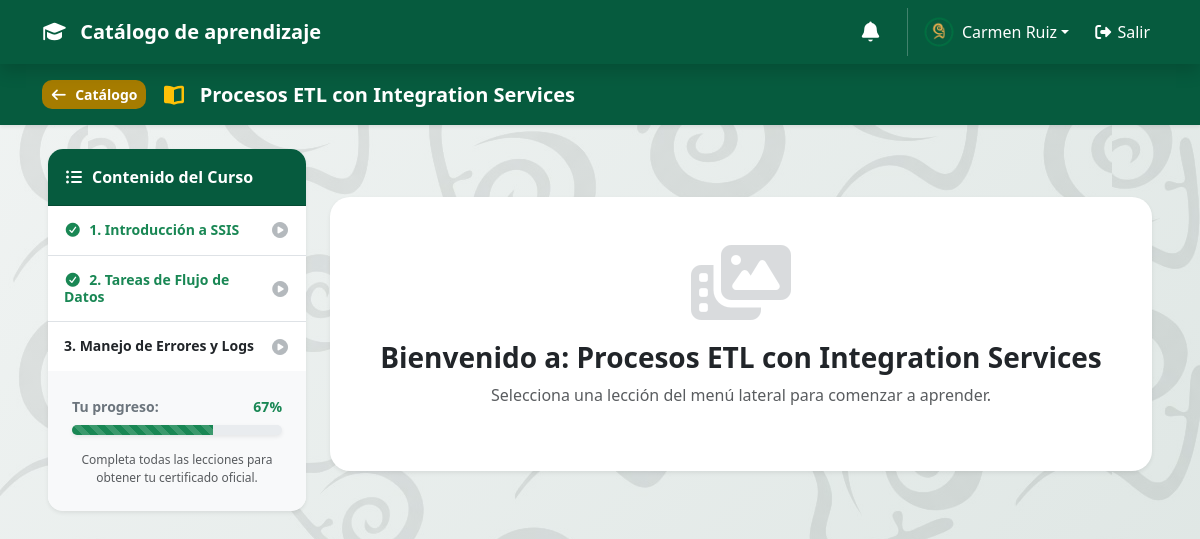
Screenshot of /Public/Ver_Curso.php?id=12 (signed in) with the database file from the repository.
### tables this page shows
CREATE TABLE `cursos` (
  `id` int(11) NOT NULL,
  `titulo` varchar(150) NOT NULL,
  `descripcion` text DEFAULT NULL,
  `instructor_id` int(11) DEFAULT NULL,
  `fecha_creacion` timestamp NOT NULL DEFAULT current_timestamp(),
  `imagen` varchar(255) DEFAULT 'default.jpg'
);

CREATE TABLE `lecciones` (
  `id` int(11) NOT NULL,
  `curso_id` int(11) DEFAULT NULL,
  `titulo` varchar(150) NOT NULL,
  `contenido_url` varchar(255) DEFAULT NULL,
  `pdf_ruta` varchar(255) DEFAULT NULL,
  `tiene_tarea` tinyint(1) DEFAULT 0
);

### Public/Includes/Aula.php (called while the page is built, shortened)
<?php
class Aula {
    private $db;
    public function __construct($conexion) {
        $this->db = $conexion;
    }
    public function obtenerCurso($id_curso) {
        $id = mysqli_real_escape_string($this->db, $id_curso);
        $res = mysqli_query($this->db, "SELECT * FROM cursos WHERE id = '$id'");
        return mysqli_fetch_assoc($res);
    }
    public function obtenerLecciones($id_curso) {
        $id = mysqli_real_escape_string($this->db, $id_curso);
        return mysqli_query($this->db, "SELECT * FROM lecciones WHERE curso_id = '$id' ORDER BY id ASC");
    }
    public function obtenerProgresoUsuario($id_usuario, $id_curso) {
        $usuario = mysqli_real_escape_string($this->db, $id_usuario);
        $curso = mysqli_real_escape_string($this->db, $id_curso);
        $sql = "SELECT p.leccion_id
                FROM progreso_lecciones p
                INNER JOIN lecciones l ON p.leccion_id = l.id
                WHERE p.usuario_id = '$usuario' AND l.curso_id = '$curso'";
        $res = mysqli_query($this->db, $sql);
        $completadas = [];
        while($row = mysqli_fetch_assoc($res)) {
            $completadas[] = $row['leccion_id'];
        }
        return $completadas;
    }
}
?>

### Public/Ver_Curso.php (the view, shortened to what this page needs)
<?php
include_once '../Config/Conexion.php';
include_once 'Includes/Aula.php';
$conexion = ConexionDB::obtenerConexion();
$aulaObj = new Aula($conexion);
$id_usuario = $_SESSION['usuario_id'];
$id_curso = $_GET['id'];
$curso = $aulaObj->obtenerCurso($id_curso);
$lecciones = $aulaObj->obtenerLecciones($id_curso);
$progreso_array = $aulaObj->obtenerProgresoUsuario($id_usuario, $id_curso);
$total_lecciones = mysqli_num_rows($lecciones);
$lecciones_completadas = count($progreso_array);
$curso_terminado = ($total_lecciones > 0 && $total_lecciones == $lecciones_completadas);
$porcentaje_progreso = ($total_lecciones > 0) ? round(($lecciones_completadas / $total_lecciones) * 100) : 0;
$leccion_actual = null;
$mi_tarea = null;
$completada = false;
$archivos_leccion = null;
include_once 'Includes/Header.php';
?>
<div class="bg-dark text-white py-3 shadow-sm mb-4" style="background-color: #065b3e !important;">
    <div class="container d-flex align-items-center">
        <a class="btn btn-uabc-gold btn-sm me-3" href="index.php">
            <i class="fa-solid fa-arrow-left me-1"></i> Catálogo
        </a>
        <h5 class="mb-0 fw-bold"><i class="fa-solid fa-book-open me-2 text-warning"></i> <?php echo $curso['titulo']; ?></h5>
    </div>
</div>
<div class="container-fluid px-lg-5">
    <div class="row">
        <div class="col-md-4 col-lg-3 mb-4">
            <div class="card shadow-sm border-0" style="border-radius: 15px; overflow: hidden;">
                <div class="card-header text-white fw-bold py-3" style="background-color: #065b3e;">
                    <i class="fa-solid fa-list-ul me-2"></i>Contenido del Curso
                </div>
                <div class="list-group list-group-flush sidebar-scroll">
                    <?php while($lec = mysqli_fetch_assoc($lecciones)):
                        $es_activa = ($leccion_actual && $leccion_actual['id'] == $lec['id']) ? 'active' : '';
                        $esta_terminada = in_array($lec['id'], $progreso_array);
                    ?>
                        <a href="Ver_Curso.php?id=<?php echo $id_curso; ?>&lec_id=<?php echo $lec['id']; ?>"
                           class="list-group-item list-group-item-action py-3 <?php echo $es_activa; ?>"
                           style="<?php echo $es_activa ? 'background-color: #f8f9fa; color: #065b3e; border-left: 4px solid #bfa071;' : ''; ?>">
                            <div class="d-flex w-100 justify-content-between align-items-center">
                                <h6 class="mb-0 small fw-bold <?php echo $esta_terminada ? 'text-success' : ''; ?>">
                                    <?php if($esta_terminada) echo '<i class="fa-solid fa-circle-check me-1"></i>'; ?>
                                    <?php echo $lec['titulo']; ?>
                                </h6>
                                <i class="fa-solid fa-circle-play <?php echo $es_activa ? 'text-warning' : 'text-secondary opacity-50'; ?>"></i>
                            </div>
                        </a>
                    <?php endwhile; ?>
                </div>
                <?php if($curso_terminado): ?>
                    <div class="card-footer bg-white border-top border-light p-3 text-center">
                        <div class="alert alert-success py-2 mb-3" style="font-size: 0.85rem;">
                            <i class="fa-solid fa-star text-warning me-1"></i> ¡Curso finalizado!
                        </div>
                        <a href="Certificado.php?curso_id=<?php echo $id_curso; ?>"  class="btn btn-uabc-gold w-100 fw-bold shadow-sm py-2">
                            <i class="fa-solid fa-graduation-cap me-2"></i> Ver Certificado
                        </a>
                    </div>
                <?php else: ?>
                    <div class="card-footer bg-light border-top border-light p-4 text-center">
                        <div class="d-flex justify-content-between mb-2">
                            <span class="small fw-bold text-secondary">Tu progreso:</span>
                            <span class="small fw-bold text-success"><?php echo $porcentaje_progreso; ?>%</span>
                        </div>
                        <div class="progress shadow-sm" style="height: 10px; border-radius: 10px;">
                            <div class="progress-bar bg-success progress-bar-striped progress-bar-animated" role="progressbar"
                                 style="width: <?php echo $porcentaje_progreso; ?>%;"
                                 aria-valuenow="<?php echo $porcentaje_progreso; ?>" aria-valuemin="0" aria-valuemax="100">
                            </div>
                        </div>
                        <small class="text-muted d-block mt-3" style="font-size: 0.75rem;">
                            Completa todas las lecciones para obtener tu certificado oficial.
                        </small>
                    </div>
                <?php endif; ?>
            </div>
        </div>
        <div class="col-md-8 col-lg-9">
            <?php if($leccion_actual): ?>
                <div class="d-flex justify-content-between align-items-center mb-3">
                    <h3 class="fw-bold mb-0" style="color: #065b3e;"><?php echo $leccion_actual['titulo']; ?></h3>
                    <button class="btn btn-warning fw-bold shadow-sm rounded-pill px-4" type="button" data-bs-toggle="offcanvas" data-bs-target="#foroOffcanvas" aria-controls="foroOffcanvas">
                        <i class="fa-solid fa-comments me-2"></i> Foro de Dudas
                    </button>
                </div>
                <div class="video-wrapper shadow-sm mb-3" style="border-radius: 15px; overflow: hidden;">
                    <div class="ratio ratio-16x9">
                        <iframe src="https://www.youtube.com/embed/<?php echo $leccion_actual['contenido_url']; ?>?rel=0" title="Video lección" allowfullscreen></iframe>
                    </div>
                </div>
                <div class="mb-5">
                    <?php if(!$completada): ?>
                        <form action="Marcar_Completada.php" method="POST" class="m-0">
                            <input type="hidden" name="leccion_id" value="<?php echo $leccion_actual['id']; ?>">
                            <input type="hidden" name="curso_id" value="<?php echo $id_curso; ?>">
                            <button type="submit" class="btn btn-success btn-lg w-100 fw-bold shadow rounded-pill py-3" style="background-color: #198754; font-size: 1.1rem;">
                                <i class="fa-solid fa-circle-check me-2 fs-4 align-middle"></i> ¡He terminado de estudiar esta lección!
                            </button>
                        </form>
                    <?php else: ?>
                        <div class="alert alert-success shadow-sm border-0 text-center py-3 rounded-pill">
                            <h5 class="mb-0 fw-bold"><i class="fa-solid fa-award me-2 text-warning fs-3 align-middle"></i> ¡Lección Completada con Éxito!</h5>
                        </div>
                    <?php endif; ?>
                </div>
                <div class="row">
                    <div class="col-md-6 mb-4 d-flex">
                        <?php if($archivos_leccion && mysqli_num_rows($archivos_leccion) > 0): ?>
                            <div class="card w-100 premium-card bg-white">
                                <div class="card-body p-4">
                                    <div class="d-flex align-items-center mb-4">
                                        <div class="icon-box-lg bg-danger bg-opacity-10 me-3 text-danger">
                                            <i class="fa-solid fa-folder-open"></i>
                                        </div>
                                        <div>
                                            <h5 class="fw-bold mb-1">Material de Apoyo</h5>
                                            <p class="text-muted small mb-0">Recursos descargables de la clase.</p>
                                        </div>
                                    </div>
                                    <ul class="list-group list-group-flush" style="max-height: 200px; overflow-y: auto;">
                                        <?php while($archivo = mysqli_fetch_assoc($archivos_leccion)): ?>
                                            <li class="list-group-item d-flex justify-content-between align-items-center px-0 py-3 border-bottom border-light">
                                                <div class="d-flex align-items-center overflow-hidden">
                                                    <i class="fa-solid fa-file-pdf text-danger fs-4 me-3"></i>
                                                    <div class="text-truncate">
                                                        <span class="d-block fw-bold text-dark text-truncate" style="max-width: 180px;" title="<?php echo $archivo['nombre_original']; ?>">
                                                            <?php echo $archivo['nombre_original']; ?>
                                                        </span>
                                                        <small class="text-muted">Documento PDF</small>
                                                    </div>
                                                </div>
                                                <a href="../<?php echo $archivo['ruta_archivo']; ?>" class="btn btn-outline-danger rounded-circle p-2" download title="Descargar">
                                                    <i class="fa-solid fa-download"></i>
                                                </a>
                                            </li>
                                        <?php endwhile; ?>
                                    </ul>
                                </div>
                            </div>
                        <?php endif; ?>
                    </div>
                    <div class="col-md-6 mb-4 d-flex">
                        <?php if($leccion_actual['tiene_tarea']): ?>
                            <div class="card w-100 premium-card bg-white">
                                <div class="card-body p-4 d-flex flex-column">
                                    <div class="d-flex align-items-center mb-4">
                                        <div class="icon-box-lg bg-primary bg-opacity-10 me-3 text-primary">
                                            <i class="fa-solid fa-cloud-arrow-up"></i>
                                        </div>
                                        <div>
                                            <h5 class="fw-bold mb-1">Actividad Práctica</h5>
                                            <p class="text-muted small mb-0">Sube tu archivo para evaluación.</p>
                                        </div>
                                    </div>
                                    <div class="mt-auto p-4 bg-light rounded-4 border border-light text-center">
                                        <?php if($mi_tarea): ?>
                                            <i class="fa-solid fa-check text-success display-4 mb-2"></i>
                                            <h6 class="fw-bold text-success mb-0">¡Tarea Entregada!</h6>
                                            <p class="small text-muted mt-1 mb-0">Fecha: <?php echo date('d/m/Y', strtotime($mi_tarea['fecha_envio'])); ?></p>
                                        <?php else: ?>
                                            <form action="subir_tarea.php" method="POST" enctype="multipart/form-data">
                                                <input type="hidden" name="leccion_id" value="<?php echo $leccion_actual['id']; ?>">
                                                <input type="hidden" name="curso_id" value="<?php echo $id_curso; ?>">
                                                <div class="mb-3">
                                                    <input type="file" name="archivo_tarea" class="form-control bg-white shadow-sm" required>
                                                </div>
                                                <button class="btn btn-primary w-100 fw-bold shadow-sm rounded-pill" type="submit">
                                                    <i class="fa-solid fa-paper-plane me-2"></i> Enviar Archivo
                                                </button>
                                            </form>
                                        <?php endif; ?>
                                    </div>
                                </div>
                            </div>
                        <?php endif; ?>
                    </div>
                </div>
            <?php else: ?>
                <div class="text-center py-5 mt-5 bg-white shadow-sm border-0" style="border-radius: 20px;">
                    <i class="fa-solid fa-photo-film display-1 text-secondary opacity-25"></i>
                    <h3 class="fw-bold mt-3 text-dark">Bienvenido a: <?php echo $curso['titulo']; ?></h3>
                    <p class="text-muted">Selecciona una lección del menú lateral para comenzar a aprender.</p>
                </div>
            <?php endif; ?>
        </div>
    </div>
</div>
<?php include 'Includes/Footer.php'; ?>

### Public/Includes/Header.php (style rules this page uses)
body { background: linear-gradient(135deg, rgba(240, 244, 243, 0.8) 0%, rgba(216, 226, 223, 0.8) 100%), url("../Assets/Img/FondoCimarron.jpg"); background-position: center; background-repeat: repeat; background-attachment: fixed; min-height: 100vh; }
.btn-uabc-gold { background-color: #a67c00; color: white; border-radius: 10px; font-weight: bold; transition: all 0.3s; border: none; }

### rows the page displays
cursos: titulo "Procesos ETL con Integration Services"
lecciones: titulo "1. Introducción a SSIS"
lecciones: titulo "2. Tareas de Flujo de Datos"
lecciones: titulo "3. Manejo de Errores y Logs"

### other values shown
$_SESSION['nombre'] "Carmen Ruiz"
$porcentaje_progreso "67"
